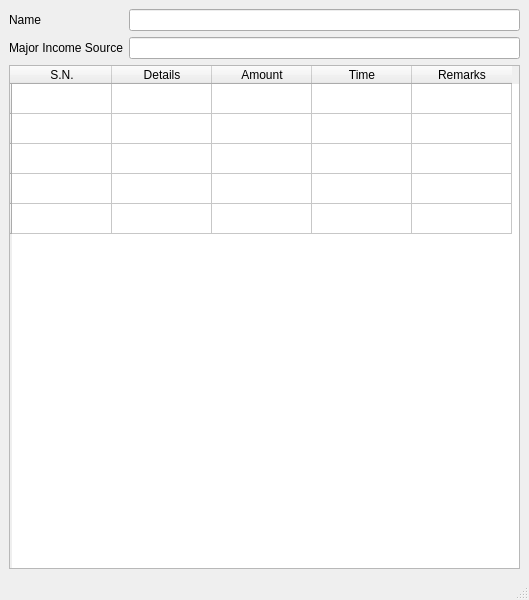
<?xml version="1.0" encoding="UTF-8"?>
<ui version="4.0">
 <class>MainWindow</class>
 <widget class="QMainWindow" name="MainWindow">
  <property name="geometry">
   <rect>
    <x>0</x>
    <y>0</y>
    <width>529</width>
    <height>600</height>
   </rect>
  </property>
  <property name="windowTitle">
   <string>Income Source Recommendation</string>
  </property>
  <widget class="QWidget" name="centralwidget">
   <layout class="QGridLayout" name="gridLayout">
    <item row="1" column="0">
     <widget class="QTableWidget" name="tableWidget">
      <row>
       <property name="text">
        <string/>
       </property>
      </row>
      <row>
       <property name="text">
        <string/>
       </property>
      </row>
      <row>
       <property name="text">
        <string/>
       </property>
      </row>
      <row>
       <property name="text">
        <string/>
       </property>
      </row>
      <row>
       <property name="text">
        <string/>
       </property>
      </row>
      <column>
       <property name="text">
        <string>S.N.</string>
       </property>
      </column>
      <column>
       <property name="text">
        <string>Details</string>
       </property>
      </column>
      <column>
       <property name="text">
        <string>Amount</string>
       </property>
      </column>
      <column>
       <property name="text">
        <string>Time</string>
       </property>
      </column>
      <column>
       <property name="text">
        <string>Remarks</string>
       </property>
      </column>
     </widget>
    </item>
    <item row="0" column="0">
     <layout class="QFormLayout" name="formLayout">
      <item row="0" column="0">
       <widget class="QLabel" name="nameLabel">
        <property name="text">
         <string>Name</string>
        </property>
       </widget>
      </item>
      <item row="0" column="1">
       <widget class="QLineEdit" name="nameLineEdit"/>
      </item>
      <item row="1" column="0">
       <widget class="QLabel" name="majorIncomeSourceLabel">
        <property name="text">
         <string>Major Income Source</string>
        </property>
       </widget>
      </item>
      <item row="1" column="1">
       <widget class="QLineEdit" name="majorIncomeSourceLineEdit"/>
      </item>
     </layout>
    </item>
   </layout>
  </widget>
  <widget class="QMenuBar" name="menubar">
   <property name="geometry">
    <rect>
     <x>0</x>
     <y>0</y>
     <width>529</width>
     <height>21</height>
    </rect>
   </property>
  </widget>
  <widget class="QStatusBar" name="statusbar"/>
 </widget>
 <resources/>
 <connections/>
</ui>
